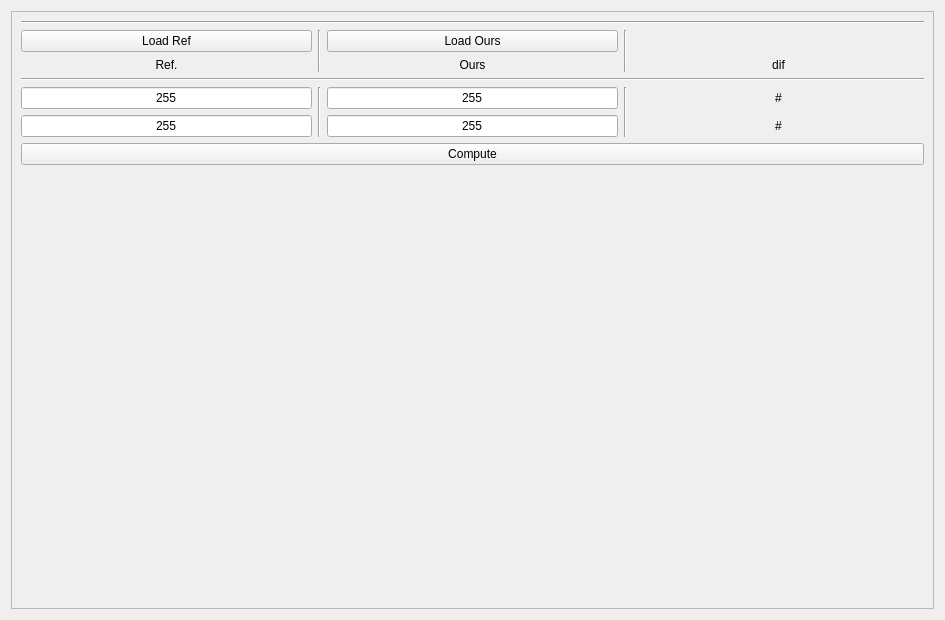
<?xml version="1.0" encoding="UTF-8"?>
<ui version="4.0">
 <class>Form</class>
 <widget class="QWidget" name="Form">
  <property name="geometry">
   <rect>
    <x>0</x>
    <y>0</y>
    <width>945</width>
    <height>620</height>
   </rect>
  </property>
  <property name="windowTitle">
   <string>Form</string>
  </property>
  <property name="styleSheet">
   <string notr="true">QToolTip { color: black; }</string>
  </property>
  <layout class="QVBoxLayout" name="verticalLayout">
   <item>
    <widget class="QScrollArea" name="scrollArea">
     <property name="widgetResizable">
      <bool>true</bool>
     </property>
     <widget class="QWidget" name="scrollAreaWidgetContents">
      <property name="geometry">
       <rect>
        <x>0</x>
        <y>0</y>
        <width>921</width>
        <height>596</height>
       </rect>
      </property>
      <layout class="QVBoxLayout" name="verticalLayout_2">
       <item>
        <layout class="QGridLayout" name="gridLayout_2" columnstretch="0,0,0,0,0,0">
         <property name="leftMargin">
          <number>0</number>
         </property>
         <item row="1" column="1">
          <widget class="QPushButton" name="load_ref_btn">
           <property name="cursor">
            <cursorShape>OpenHandCursor</cursorShape>
           </property>
           <property name="toolTip">
            <string>Load 完colorchecker後會將值填入Ref. 
(分別為colorchecker第19格與第20格的luma value)</string>
           </property>
           <property name="text">
            <string>Load Ref</string>
           </property>
          </widget>
         </item>
         <item row="1" column="2" rowspan="2">
          <widget class="Line" name="line_3">
           <property name="orientation">
            <enum>Qt::Vertical</enum>
           </property>
          </widget>
         </item>
         <item row="1" column="3">
          <widget class="QPushButton" name="load_ours_btn">
           <property name="cursor">
            <cursorShape>OpenHandCursor</cursorShape>
           </property>
           <property name="toolTip">
            <string>Load 完colorchecker後會將值填入Ours
(分別為colorchecker第19格與第20格的luma value)</string>
           </property>
           <property name="text">
            <string>Load Ours</string>
           </property>
          </widget>
         </item>
         <item row="5" column="3">
          <widget class="QLineEdit" name="lineEdit_Ours20">
           <property name="sizePolicy">
            <sizepolicy hsizetype="Preferred" vsizetype="Preferred">
             <horstretch>0</horstretch>
             <verstretch>0</verstretch>
            </sizepolicy>
           </property>
           <property name="layoutDirection">
            <enum>Qt::LeftToRight</enum>
           </property>
           <property name="text">
            <string>255</string>
           </property>
           <property name="alignment">
            <set>Qt::AlignCenter</set>
           </property>
          </widget>
         </item>
         <item row="4" column="3">
          <widget class="QLineEdit" name="lineEdit_Ours19">
           <property name="sizePolicy">
            <sizepolicy hsizetype="Preferred" vsizetype="Preferred">
             <horstretch>0</horstretch>
             <verstretch>0</verstretch>
            </sizepolicy>
           </property>
           <property name="layoutDirection">
            <enum>Qt::LeftToRight</enum>
           </property>
           <property name="text">
            <string>255</string>
           </property>
           <property name="alignment">
            <set>Qt::AlignCenter</set>
           </property>
          </widget>
         </item>
         <item row="5" column="1">
          <widget class="QLineEdit" name="lineEdit_Ref20">
           <property name="sizePolicy">
            <sizepolicy hsizetype="Preferred" vsizetype="Preferred">
             <horstretch>0</horstretch>
             <verstretch>0</verstretch>
            </sizepolicy>
           </property>
           <property name="layoutDirection">
            <enum>Qt::LeftToRight</enum>
           </property>
           <property name="text">
            <string>255</string>
           </property>
           <property name="alignment">
            <set>Qt::AlignCenter</set>
           </property>
          </widget>
         </item>
         <item row="1" column="4" rowspan="2">
          <widget class="Line" name="line_7">
           <property name="orientation">
            <enum>Qt::Vertical</enum>
           </property>
          </widget>
         </item>
         <item row="2" column="5">
          <widget class="QLabel" name="label_8">
           <property name="toolTip">
            <string>計算差距</string>
           </property>
           <property name="text">
            <string>dif</string>
           </property>
           <property name="alignment">
            <set>Qt::AlignCenter</set>
           </property>
          </widget>
         </item>
         <item row="4" column="2" rowspan="2">
          <widget class="Line" name="line_5">
           <property name="orientation">
            <enum>Qt::Vertical</enum>
           </property>
          </widget>
         </item>
         <item row="2" column="1">
          <widget class="QLabel" name="label_10">
           <property name="toolTip">
            <string>藉由Load Ref算出第19格與第20格的luma value</string>
           </property>
           <property name="text">
            <string>Ref.</string>
           </property>
           <property name="alignment">
            <set>Qt::AlignCenter</set>
           </property>
          </widget>
         </item>
         <item row="4" column="4" rowspan="2">
          <widget class="Line" name="line_8">
           <property name="orientation">
            <enum>Qt::Vertical</enum>
           </property>
          </widget>
         </item>
         <item row="4" column="1">
          <widget class="QLineEdit" name="lineEdit_Ref19">
           <property name="enabled">
            <bool>true</bool>
           </property>
           <property name="sizePolicy">
            <sizepolicy hsizetype="Preferred" vsizetype="Preferred">
             <horstretch>0</horstretch>
             <verstretch>0</verstretch>
            </sizepolicy>
           </property>
           <property name="layoutDirection">
            <enum>Qt::LeftToRight</enum>
           </property>
           <property name="text">
            <string>255</string>
           </property>
           <property name="alignment">
            <set>Qt::AlignCenter</set>
           </property>
          </widget>
         </item>
         <item row="3" column="1" colspan="5">
          <widget class="Line" name="line_2">
           <property name="orientation">
            <enum>Qt::Horizontal</enum>
           </property>
          </widget>
         </item>
         <item row="2" column="3">
          <widget class="QLabel" name="label_11">
           <property name="toolTip">
            <string>藉由Load Ours算出第19格與第20格的luma value</string>
           </property>
           <property name="text">
            <string>Ours</string>
           </property>
           <property name="alignment">
            <set>Qt::AlignCenter</set>
           </property>
          </widget>
         </item>
         <item row="0" column="1" colspan="5">
          <widget class="Line" name="line">
           <property name="orientation">
            <enum>Qt::Horizontal</enum>
           </property>
          </widget>
         </item>
         <item row="4" column="5">
          <widget class="QLabel" name="label_dif19">
           <property name="text">
            <string>#</string>
           </property>
           <property name="alignment">
            <set>Qt::AlignCenter</set>
           </property>
          </widget>
         </item>
         <item row="5" column="5">
          <widget class="QLabel" name="label_dif20">
           <property name="text">
            <string>#</string>
           </property>
           <property name="alignment">
            <set>Qt::AlignCenter</set>
           </property>
          </widget>
         </item>
        </layout>
       </item>
       <item>
        <widget class="QPushButton" name="btn_compute">
         <property name="cursor">
          <cursorShape>OpenHandCursor</cursorShape>
         </property>
         <property name="text">
          <string>Compute</string>
         </property>
        </widget>
       </item>
       <item>
        <spacer name="verticalSpacer">
         <property name="orientation">
          <enum>Qt::Vertical</enum>
         </property>
         <property name="sizeHint" stdset="0">
          <size>
           <width>20</width>
           <height>40</height>
          </size>
         </property>
        </spacer>
       </item>
      </layout>
     </widget>
    </widget>
   </item>
  </layout>
 </widget>
 <resources/>
 <connections/>
</ui>
